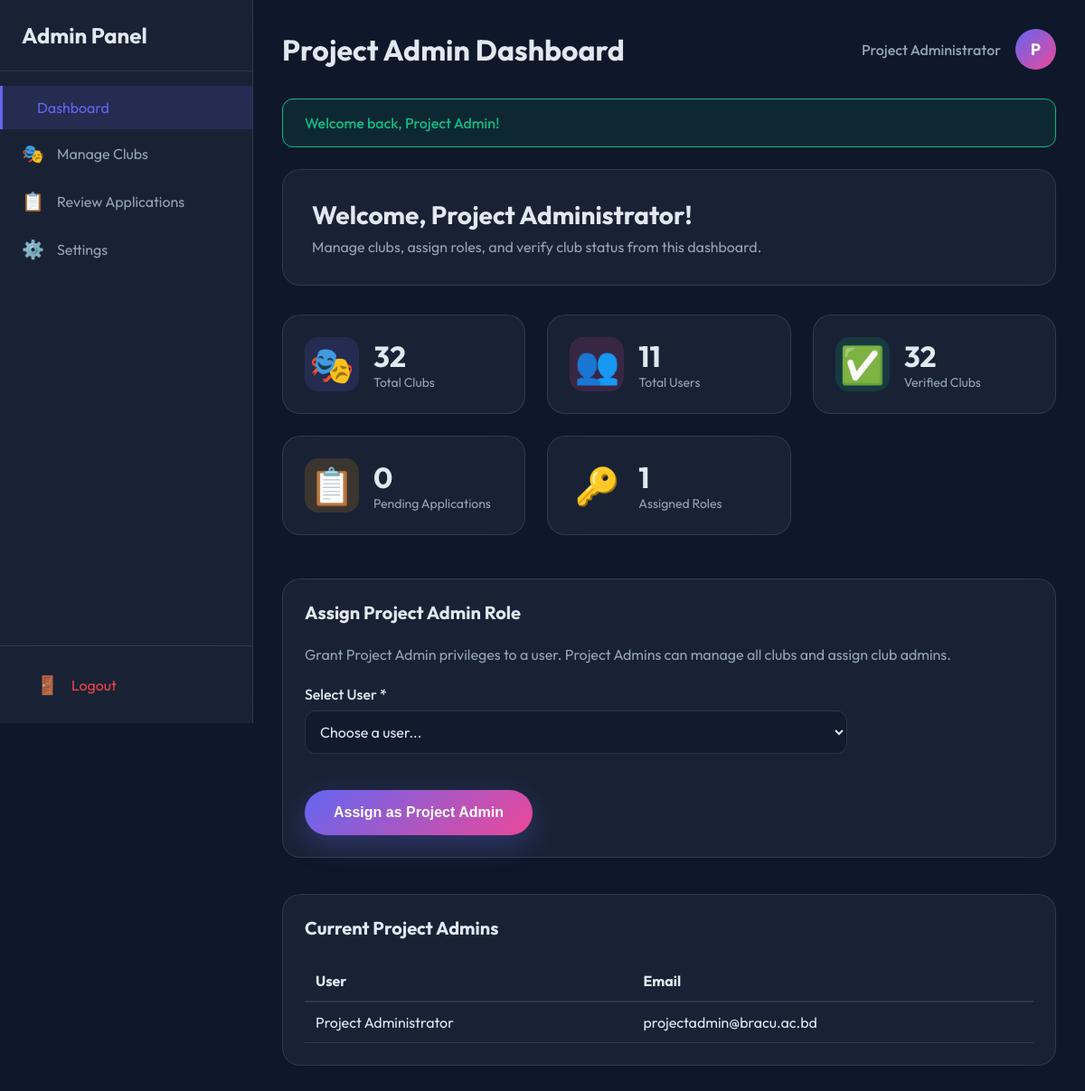
The page /admin_dashboard.php (signed in) on the database its author committed.
### tables this page shows
CREATE TABLE Role (
    Role_ID INT PRIMARY KEY AUTO_INCREMENT,
    St_ID INT NOT NULL,
    Role_name VARCHAR(50) NOT NULL,
    Club_ID INT DEFAULT NULL,
    Created_at TIMESTAMP DEFAULT CURRENT_TIMESTAMP,
    UNIQUE KEY unique_user_club_role (St_ID, Club_ID),
    FOREIGN KEY (St_ID) REFERENCES User(Student_ID) ON DELETE CASCADE,
    FOREIGN KEY (Club_ID) REFERENCES Club(Club_ID) ON DELETE CASCADE
);

CREATE TABLE User (
    Student_ID INT PRIMARY KEY AUTO_INCREMENT,
    Name VARCHAR(100),
    GSuite_Email VARCHAR(100) UNIQUE,
    RFID VARCHAR(50),
    Semester VARCHAR(20),
    Department VARCHAR(100),
    Address TEXT,
    Password VARCHAR(255),
    Gender VARCHAR(20),
    Profile_Pic VARCHAR(255),
    Created TIMESTAMP DEFAULT CURRENT_TIMESTAMP,
    Joined DATE,
    Phone_No VARCHAR(20),
    St_ID INT
);

### admin_dashboard.php (the view, shortened to what this page needs)
<?php
require_once 'includes/functions.php';
require_once 'config/database.php';
$admin_name = $_SESSION['user_name'];
$admin_id = $_SESSION['user_id'];
try {
    $stmt = $pdo->prepare("SELECT Profile_Pic FROM User WHERE Student_ID = ?");
    $stmt->execute([$admin_id]);
    $user = $stmt->fetch();
    $profile_pic = $user['Profile_Pic'] ?? null;
} catch (PDOException $e) {
    $profile_pic = null;
}
try {
    $stmt = $pdo->query("SELECT Club_ID, Name, Short_name, Verified, Created_at FROM Club ORDER BY Name");
    $clubs = $stmt->fetchAll();
} catch (PDOException $e) {
    $clubs = [];
}
try {
    $stmt = $pdo->query("SELECT Student_ID, Name, GSuite_Email, Department FROM User ORDER BY Name LIMIT 200");
    $users = $stmt->fetchAll();
} catch (PDOException $e) {
    $users = [];
}
try {
    $stmt = $pdo->query("
        SELECT r.St_ID, r.Role_name, u.Name as User_Name, u.GSuite_Email
        FROM Role r
        JOIN User u ON r.St_ID = u.Student_ID
        ORDER BY u.Name
    ");
    $roles = $stmt->fetchAll();
} catch (PDOException $e) {
    $roles = [];
}
try {
    $stmt = $pdo->query("SELECT COUNT(*) FROM Role_Request WHERE Status = 'Pending'");
    $pending_requests = $stmt->fetchColumn();
} catch (PDOException $e) {
    $pending_requests = 0;
}
?>
<!DOCTYPE html>
<html lang="en">
<head>
    <link rel="stylesheet" href="assets/css/style.css">
</head>
<body>
    <div class="dashboard-layout">
        <aside class="dashboard-sidebar" id="sidebar">
            <div class="sidebar-header">
                <a href="admin_dashboard.php" class="sidebar-logo">Admin Panel</a>
            </div>
            <nav class="sidebar-nav">
                <a href="admin_dashboard.php" class="sidebar-link active">
                    <span class="sidebar-icon"></span> Dashboard
                </a>
                <a href="manage_clubs.php" class="sidebar-link">
                    <span class="sidebar-icon">🎭</span> Manage Clubs
                </a>
                <a href="review_applications.php" class="sidebar-link">
                    <span class="sidebar-icon">📋</span> Review Applications
                </a>
                <a href="settings.php" class="sidebar-link">
                    <span class="sidebar-icon">⚙️</span> Settings
                </a>
            </nav>
            <div class="sidebar-footer">
                <a href="handlers/logout.php" class="sidebar-link logout-link">
                    <span class="sidebar-icon">🚪</span> Logout
                </a>
            </div>
        </aside>
        <main class="dashboard-main">
            <div class="dashboard-topbar">
                <h1 class="dashboard-title">Project Admin Dashboard</h1>
                <div class="topbar-user">
                    <span class="user-greeting"><?php echo htmlspecialchars($admin_name); ?></span>
                    <div class="user-avatar">
                        <?php if ($profile_pic && file_exists($profile_pic)): ?>
                            <img src="<?php echo htmlspecialchars($profile_pic); ?>" alt="Profile" style="width: 100%; height: 100%; object-fit: cover; border-radius: 50%;">
                        <?php else: ?>
                            P
                        <?php endif; ?>
                    </div>
                </div>
            </div>
            <section class="welcome-section">
                <h2>Welcome, Project Administrator!</h2>
                <p>Manage clubs, assign roles, and verify club status from this dashboard.</p>
            </section>
            <section class="stats-grid">
                <div class="stat-card stat-card-primary">
                    <div class="stat-icon">🎭</div>
                    <div class="stat-info">
                        <div class="stat-value"><?php echo count($clubs); ?></div>
                        <div class="stat-label">Total Clubs</div>
                    </div>
                </div>
                <div class="stat-card stat-card-secondary">
                    <div class="stat-icon">👥</div>
                    <div class="stat-info">
                        <div class="stat-value"><?php echo count($users); ?></div>
                        <div class="stat-label">Total Users</div>
                    </div>
                </div>
                <div class="stat-card stat-card-success">
                    <div class="stat-icon">✅</div>
                    <div class="stat-info">
                        <div class="stat-value"><?php echo count(array_filter($clubs, fn($c) => $c['Verified'])); ?></div>
                        <div class="stat-label">Verified Clubs</div>
                    </div>
                </div>
                <div class="stat-card stat-card-warning">
                    <div class="stat-icon">📋</div>
                    <div class="stat-info">
                        <div class="stat-value"><?php echo $pending_requests; ?></div>
                        <div class="stat-label">Pending Applications</div>
                    </div>
                </div>
                <div class="stat-card stat-card-info">
                    <div class="stat-icon">🔑</div>
                    <div class="stat-info">
                        <div class="stat-value"><?php echo count($roles); ?></div>
                        <div class="stat-label">Assigned Roles</div>
                    </div>
                </div>
            </section>
            <section class="dashboard-card" style="margin-top: 3rem;">
                <div class="card-header">
                    <h3>Assign Project Admin Role</h3>
                </div>
                <div class="card-body">
                    <p style="color: var(--text-muted); margin-bottom: 1.5rem;">
                        Grant Project Admin privileges to a user. Project Admins can manage all clubs and assign club admins.
                    </p>
                    <form action="handlers/assign_project_admin_handler.php" method="POST" style="max-width: 600px;">
                        <div class="form-group">
                            <label for="user_id">Select User *</label>
                            <select id="user_id" name="user_id" required style="width: 100%; padding: 12px; border-radius: 12px; border: 1px solid var(--glass-border); background: var(--input-bg); color: var(--text-color);">
                                <option value="">Choose a user...</option>
                            </select>
                        </div>
                        <button type="submit" class="btn btn-primary" style="margin-top: 1rem;">Assign as Project Admin</button>
                    </form>
                </div>
            </section>
            <section class="dashboard-card" style="margin-top: 2.5rem;">
                <div class="card-header">
                    <h3>Current Project Admins</h3>
                </div>
                <div class="card-body">
                    <?php
                    $project_admins = array_filter($roles, fn($r) => $r['Role_name'] === 'Project_Admin');
                    if (empty($project_admins)): ?>
                        <p class="empty-state">No project admins yet.</p>
                    <?php else: ?>
                        <div style="overflow-x: auto;">
                            <table style="width: 100%; border-collapse: collapse;">
                                <thead>
                                    <tr style="border-bottom: 2px solid var(--glass-border); text-align: left;">
                                        <th style="padding: 12px;">User</th>
                                        <th style="padding: 12px;">Email</th>
                                    </tr>
                                </thead>
                                <tbody>
                                    <?php foreach ($project_admins as $admin): ?>
                                        <tr style="border-bottom: 1px solid var(--glass-border);">
                                            <td style="padding: 12px;"><?php echo htmlspecialchars($admin['User_Name']); ?></td>
                                            <td style="padding: 12px;"><?php echo htmlspecialchars($admin['GSuite_Email']); ?></td>
                                        </tr>
                                    <?php endforeach; ?>
                                </tbody>
                            </table>
                        </div>
                    <?php endif; ?>
                </div>
            </section>
        </main>
    </div>
</body>
</html>

### rows shown on the page
role: St_ID.Name "Project Administrator", St_ID.GSuite_Email "projectadmin@bracu.ac.bd"

### other values the page prints
$admin_name "Project Administrator"
$flash['message'] "Welcome back, Project Admin!"
count($clubs) "32"
count($users) "11"
count(array_filter($clubs, fn($c) => $c['Verified'])) "32"
$pending_requests "0"
count($roles) "1"
